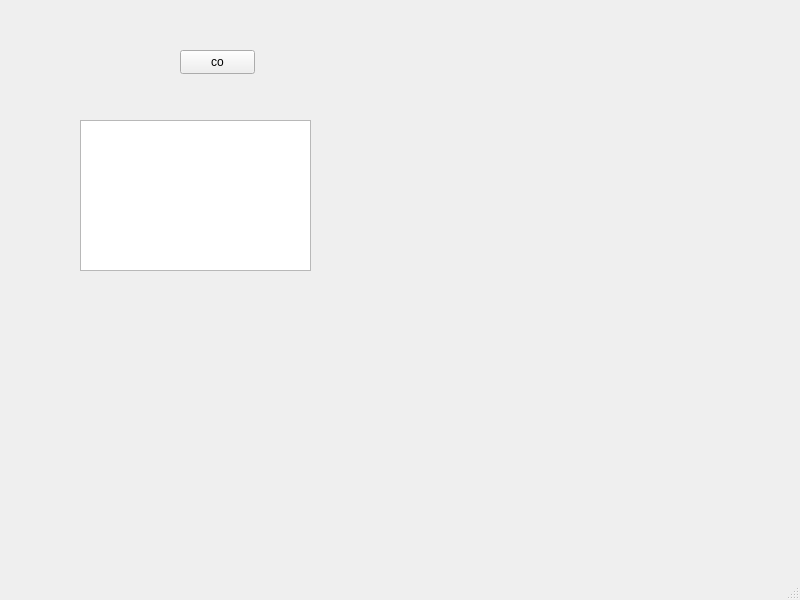
<?xml version="1.0" encoding="UTF-8"?>
<ui version="4.0">
 <class>MainWindow</class>
 <widget class="QMainWindow" name="MainWindow">
  <property name="geometry">
   <rect>
    <x>0</x>
    <y>0</y>
    <width>800</width>
    <height>600</height>
   </rect>
  </property>
  <property name="windowTitle">
   <string>MainWindow</string>
  </property>
  <widget class="QWidget" name="centralwidget">
   <widget class="QPushButton" name="connexion">
    <property name="geometry">
     <rect>
      <x>180</x>
      <y>50</y>
      <width>75</width>
      <height>24</height>
     </rect>
    </property>
    <property name="text">
     <string>co</string>
    </property>
   </widget>
   <widget class="QTextEdit" name="test">
    <property name="geometry">
     <rect>
      <x>80</x>
      <y>120</y>
      <width>231</width>
      <height>151</height>
     </rect>
    </property>
   </widget>
  </widget>
  <widget class="QMenuBar" name="menubar">
   <property name="geometry">
    <rect>
     <x>0</x>
     <y>0</y>
     <width>800</width>
     <height>22</height>
    </rect>
   </property>
  </widget>
  <widget class="QStatusBar" name="statusbar"/>
 </widget>
 <resources/>
 <connections/>
</ui>
